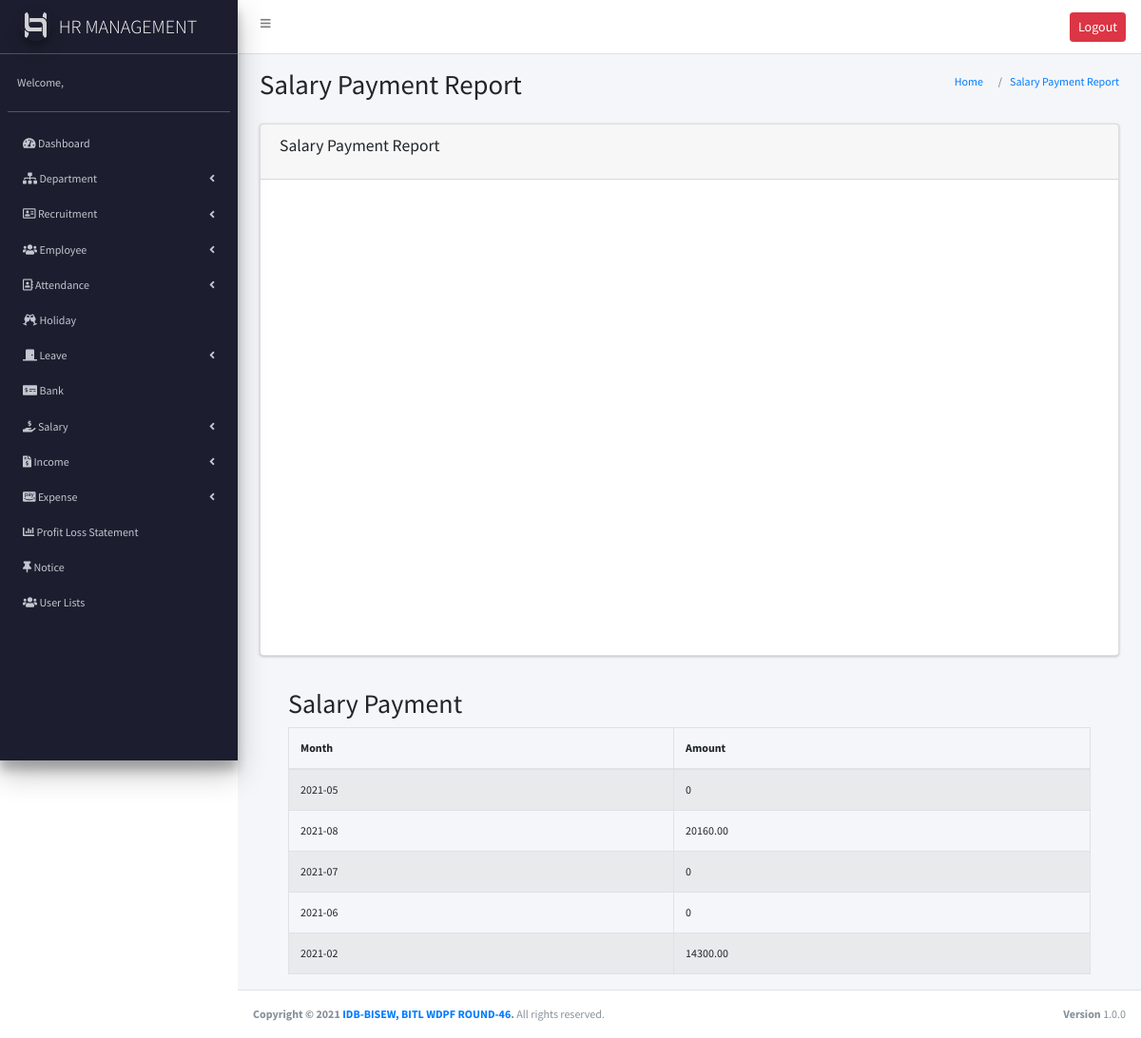
The app's page /sallarypayment_chart.php (signed in) with its own data.
### tables this page shows
CREATE TABLE `salary_month` (
  `id` int(11) NOT NULL,
  `month` varchar(255) NOT NULL,
  `generate_date` date NOT NULL
);

### sallarypayment_chart.php (the view, shortened to what this page needs)
<?php
require_once("header.php");
require_once("sidebar.php");?>
<section class="content-header">
      <div class="container-fluid">
        <div class="row mb-2">
          <div class="col-sm-6">
            <h1>Salary Payment Report</h1>
          </div>
          <div class="col-sm-6">
            <ol class="breadcrumb float-sm-right">
              <li class="breadcrumb-item"><a href="#">Home</a></li>
              <li class="breadcrumb-item"><a href="#">Salary Payment Report</a></li>
            </ol>
          </div>
        </div>
      </div>
    </section >
<section class="content">
      <div class="container-fluid">
        <div class="row">
          <div class="col-md-12">
            <div class="card">
              <div class="card-header">
                <h3 class="card-title">Salary Payment Report</h3>
              </div>
<div id="chartdiv"></div>
            </div>
            <div class="container">
              <div class="rowclearfix">
                <div class="col-md-2">
                  <br>
                </div>
          </div>
                <div>
                <div class="col-md-12">
                  <h3>Salary Payment</h3>
                  <table class="table table-bordered table-striped hover" >
                    <thead >
                      <tr >
                       <th>Month</th>
                       <th>Amount</th>
                     </tr>
                   </thead>
                    <?php
                     $m=$conn->query("SELECT * FROM salary_month");
                    while($ii=$m->fetch_assoc()){
                       $b=$conn->query("SELECT SUM(amount)AS total FROM `salary_payment` WHERE `monthID`=".$ii['id']);
                        $nn=$b->fetch_assoc();
                      ?>
                      <tr>
                      <td><?php echo $ii['month']?></td>
                      <td><?php
                      if ($nn['total']>0) {
  echo $nn['total'];
} else {
  echo "0";
}
                       ?></td>
                   </tr>
                 <?php } ?>
               </table>
             </div>
           </div>
         </div>
       </div>
     </div>
   </div>
 </div>
</div>
<?php require("footer.php"); ?>

### assets/css/style.css (style rules this page uses)
body { font-family: 'Source Sans Pro'; font-size: 12px; }

### sallarypayment_chart.php (style rules this page uses)
#chartdiv { width: 100%; height: 500px; }

### records on screen
salary_month: month "2021-05"
salary_month: month "2021-08", total "20160.00"
salary_month: month "2021-07"
salary_month: month "2021-06"
salary_month: month "2021-02", total "14300.00"
